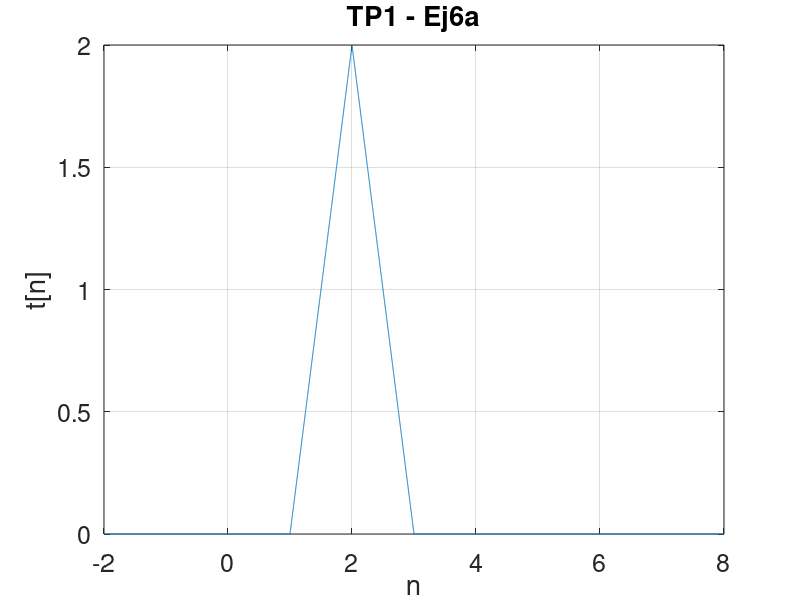

Recreate this plot in MATLAB.
1;
t = [-2:.001:8];

function h = tri1(t)
    % TRI1 senal del ejercicio 2 de la Practica 1
    h = (t+1).*(t >= -1 & t < 1) + (-t+3).*(t >= 1 & t < 3);
end

h = tri1(2*t-3);
plot(t,h)
grid on
title "TP1 - Ej6a"
xlabel "n"
ylabel "t[n]"
set(gca, 'FontSize', 18);
